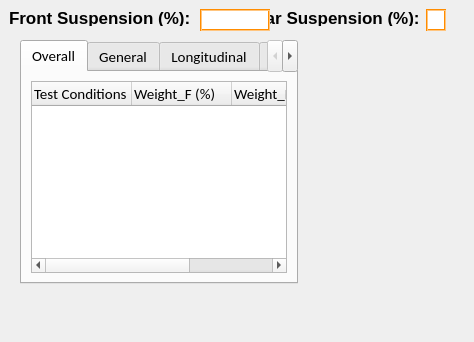
<?xml version="1.0" encoding="UTF-8"?>
<ui version="4.0">
 <class>QWFormSetWeight2</class>
 <widget class="QWidget" name="QWFormSetWeight2">
  <property name="geometry">
   <rect>
    <x>0</x>
    <y>0</y>
    <width>474</width>
    <height>342</height>
   </rect>
  </property>
  <property name="windowTitle">
   <string>Form</string>
  </property>
  <widget class="QTabWidget" name="tabWidget">
   <property name="geometry">
    <rect>
     <x>20</x>
     <y>40</y>
     <width>278</width>
     <height>244</height>
    </rect>
   </property>
   <property name="font">
    <font>
     <family>Calibri</family>
     <pointsize>11</pointsize>
    </font>
   </property>
   <property name="whatsThis">
    <string>&lt;html&gt;&lt;head/&gt;&lt;body&gt;&lt;p&gt;&lt;br/&gt;&lt;/p&gt;&lt;/body&gt;&lt;/html&gt;</string>
   </property>
   <property name="currentIndex">
    <number>0</number>
   </property>
   <widget class="QWidget" name="overall">
    <attribute name="title">
     <string>Overall</string>
    </attribute>
    <layout class="QGridLayout" name="gridLayout">
     <item row="0" column="0">
      <widget class="QTreeWidget" name="tree_overall">
       <property name="font">
        <font>
         <family>Calibri</family>
         <pointsize>11</pointsize>
        </font>
       </property>
       <column>
        <property name="text">
         <string>Test Conditions</string>
        </property>
       </column>
       <column>
        <property name="text">
         <string>Weight_F (%)</string>
        </property>
       </column>
       <column>
        <property name="text">
         <string>Weight_R (%)</string>
        </property>
       </column>
       <column>
        <property name="text">
         <string>Comments</string>
        </property>
       </column>
      </widget>
     </item>
    </layout>
   </widget>
   <widget class="QWidget" name="general">
    <property name="enabled">
     <bool>true</bool>
    </property>
    <attribute name="title">
     <string>General</string>
    </attribute>
    <layout class="QGridLayout" name="gridLayout_7">
     <item row="0" column="0">
      <widget class="QTreeWidget" name="tree_general">
       <column>
        <property name="text">
         <string>Parameters</string>
        </property>
       </column>
       <column>
        <property name="text">
         <string>Weight_F (%)</string>
        </property>
       </column>
       <column>
        <property name="text">
         <string>Weight_R (%)</string>
        </property>
       </column>
       <column>
        <property name="text">
         <string>Comments</string>
        </property>
       </column>
      </widget>
     </item>
    </layout>
   </widget>
   <widget class="QWidget" name="longi">
    <attribute name="title">
     <string>Longitudinal</string>
    </attribute>
    <layout class="QGridLayout" name="gridLayout_2">
     <item row="0" column="0">
      <widget class="QTreeWidget" name="tree_longi">
       <column>
        <property name="text">
         <string>Parameters</string>
        </property>
       </column>
       <column>
        <property name="text">
         <string>Weight_F (%)</string>
        </property>
       </column>
       <column>
        <property name="text">
         <string>Weight_R (%)</string>
        </property>
       </column>
       <column>
        <property name="text">
         <string>Comments</string>
        </property>
       </column>
      </widget>
     </item>
    </layout>
   </widget>
   <widget class="QWidget" name="lateral">
    <attribute name="title">
     <string>Lateral</string>
    </attribute>
    <layout class="QGridLayout" name="gridLayout_3">
     <item row="0" column="0">
      <widget class="QTreeWidget" name="tree_lateral">
       <column>
        <property name="text">
         <string>Parameters</string>
        </property>
       </column>
       <column>
        <property name="text">
         <string>Weight_F (%)</string>
        </property>
       </column>
       <column>
        <property name="text">
         <string>Weight_R (%)</string>
        </property>
       </column>
       <column>
        <property name="text">
         <string>Comments</string>
        </property>
       </column>
      </widget>
     </item>
    </layout>
   </widget>
   <widget class="QWidget" name="vertical">
    <attribute name="title">
     <string>Vertical</string>
    </attribute>
    <layout class="QGridLayout" name="gridLayout_4">
     <item row="0" column="0">
      <widget class="QTreeWidget" name="tree_vertical">
       <column>
        <property name="text">
         <string>Parameters</string>
        </property>
       </column>
       <column>
        <property name="text">
         <string>Weight_F (%)</string>
        </property>
       </column>
       <column>
        <property name="text">
         <string>Weight_R (%)</string>
        </property>
       </column>
       <column>
        <property name="text">
         <string>Comments</string>
        </property>
       </column>
      </widget>
     </item>
    </layout>
   </widget>
   <widget class="QWidget" name="steer">
    <attribute name="title">
     <string>Steer</string>
    </attribute>
    <layout class="QGridLayout" name="gridLayout_5">
     <item row="0" column="0">
      <widget class="QTreeWidget" name="tree_steer">
       <column>
        <property name="text">
         <string>Parameters</string>
        </property>
       </column>
       <column>
        <property name="text">
         <string>Weight_F (%)</string>
        </property>
       </column>
       <column>
        <property name="text">
         <string>Weight_R (%)</string>
        </property>
       </column>
       <column>
        <property name="text">
         <string>Comments</string>
        </property>
       </column>
      </widget>
     </item>
    </layout>
   </widget>
   <widget class="QWidget" name="roll">
    <attribute name="title">
     <string>Roll</string>
    </attribute>
    <layout class="QGridLayout" name="gridLayout_6">
     <item row="1" column="0">
      <widget class="QTreeWidget" name="tree_roll">
       <column>
        <property name="text">
         <string>Parameters</string>
        </property>
       </column>
       <column>
        <property name="text">
         <string>Weight_F (%)</string>
        </property>
       </column>
       <column>
        <property name="text">
         <string>Weight_R (%)</string>
        </property>
       </column>
       <column>
        <property name="text">
         <string>Comments</string>
        </property>
       </column>
      </widget>
     </item>
    </layout>
   </widget>
  </widget>
  <widget class="QLabel" name="label">
   <property name="geometry">
    <rect>
     <x>9</x>
     <y>9</y>
     <width>185</width>
     <height>17</height>
    </rect>
   </property>
   <property name="font">
    <font>
     <pointsize>13</pointsize>
     <weight>75</weight>
     <bold>true</bold>
    </font>
   </property>
   <property name="autoFillBackground">
    <bool>true</bool>
   </property>
   <property name="text">
    <string>Front Suspension (%):</string>
   </property>
  </widget>
  <widget class="QLabel" name="label_2">
   <property name="geometry">
    <rect>
     <x>244</x>
     <y>9</y>
     <width>176</width>
     <height>17</height>
    </rect>
   </property>
   <property name="font">
    <font>
     <pointsize>13</pointsize>
     <weight>75</weight>
     <bold>true</bold>
    </font>
   </property>
   <property name="autoFillBackground">
    <bool>true</bool>
   </property>
   <property name="text">
    <string>Rear Suspension (%):</string>
   </property>
  </widget>
  <widget class="QLineEdit" name="weightF">
   <property name="geometry">
    <rect>
     <x>200</x>
     <y>9</y>
     <width>70</width>
     <height>22</height>
    </rect>
   </property>
   <property name="sizePolicy">
    <sizepolicy hsizetype="Preferred" vsizetype="Fixed">
     <horstretch>0</horstretch>
     <verstretch>0</verstretch>
    </sizepolicy>
   </property>
   <property name="maximumSize">
    <size>
     <width>80</width>
     <height>16777215</height>
    </size>
   </property>
   <property name="font">
    <font>
     <pointsize>11</pointsize>
    </font>
   </property>
   <property name="styleSheet">
    <string notr="true">QLineEdit{
	border: 2px groove gray;
	border-radius: 14px;
	padding: 2px 4px;
	color: rgb(0, 0, 0);
	border-color: rgb(255, 140 ,0);
}</string>
   </property>
   <property name="alignment">
    <set>Qt::AlignCenter</set>
   </property>
  </widget>
  <widget class="QLineEdit" name="weightR">
   <property name="geometry">
    <rect>
     <x>426</x>
     <y>9</y>
     <width>20</width>
     <height>22</height>
    </rect>
   </property>
   <property name="sizePolicy">
    <sizepolicy hsizetype="Preferred" vsizetype="Fixed">
     <horstretch>0</horstretch>
     <verstretch>0</verstretch>
    </sizepolicy>
   </property>
   <property name="maximumSize">
    <size>
     <width>80</width>
     <height>16777215</height>
    </size>
   </property>
   <property name="font">
    <font>
     <pointsize>11</pointsize>
    </font>
   </property>
   <property name="styleSheet">
    <string notr="true">QLineEdit{
	border: 2px groove gray;
	border-radius: 14px;
	padding: 2px 4px;
	color: rgb(0, 0, 0);
	border-color: rgb(255, 140 ,0);
}</string>
   </property>
   <property name="alignment">
    <set>Qt::AlignCenter</set>
   </property>
  </widget>
  <action name="actImport">
   <property name="text">
    <string>Import Setting</string>
   </property>
   <property name="font">
    <font>
     <family>Microsoft YaHei UI</family>
     <pointsize>14</pointsize>
    </font>
   </property>
  </action>
  <action name="actSave">
   <property name="text">
    <string>Save Setting As</string>
   </property>
   <property name="font">
    <font>
     <family>Microsoft YaHei UI</family>
     <pointsize>14</pointsize>
    </font>
   </property>
  </action>
  <action name="actResetAll">
   <property name="text">
    <string>Reset All</string>
   </property>
   <property name="font">
    <font>
     <family>Microsoft YaHei UI</family>
     <pointsize>14</pointsize>
    </font>
   </property>
  </action>
  <action name="actUndo">
   <property name="text">
    <string>Undo</string>
   </property>
   <property name="font">
    <font>
     <family>Microsoft YaHei UI</family>
     <pointsize>14</pointsize>
    </font>
   </property>
  </action>
  <action name="actRedo">
   <property name="text">
    <string>Redo</string>
   </property>
   <property name="font">
    <font>
     <family>Microsoft YaHei UI</family>
     <pointsize>14</pointsize>
    </font>
   </property>
  </action>
  <action name="actResetLoc">
   <property name="text">
    <string>Reset Current Page</string>
   </property>
   <property name="font">
    <font>
     <family>Microsoft YaHei UI</family>
     <pointsize>14</pointsize>
    </font>
   </property>
  </action>
  <action name="actSeparator1">
   <property name="enabled">
    <bool>false</bool>
   </property>
   <property name="text">
    <string>|</string>
   </property>
  </action>
  <action name="actSeparator2">
   <property name="enabled">
    <bool>false</bool>
   </property>
   <property name="text">
    <string>|</string>
   </property>
  </action>
  <action name="actSeparator3">
   <property name="enabled">
    <bool>false</bool>
   </property>
   <property name="text">
    <string>|</string>
   </property>
  </action>
 </widget>
 <resources/>
 <connections/>
</ui>
